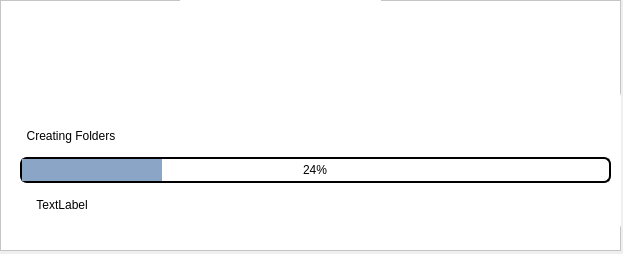
<?xml version="1.0" encoding="UTF-8"?>
<ui version="4.0">
 <class>MainWindow</class>
 <widget class="QMainWindow" name="MainWindow">
  <property name="geometry">
   <rect>
    <x>0</x>
    <y>0</y>
    <width>623</width>
    <height>254</height>
   </rect>
  </property>
  <property name="windowTitle">
   <string>Photo Organizer</string>
  </property>
  <widget class="QWidget" name="centralwidget">
   <widget class="QFrame" name="frame">
    <property name="geometry">
     <rect>
      <x>0</x>
      <y>0</y>
      <width>621</width>
      <height>251</height>
     </rect>
    </property>
    <property name="styleSheet">
     <string notr="true">background-color: rgb(255, 255, 255);</string>
    </property>
    <property name="frameShape">
     <enum>QFrame::StyledPanel</enum>
    </property>
    <property name="frameShadow">
     <enum>QFrame::Raised</enum>
    </property>
    <widget class="QFrame" name="frame_2">
     <property name="geometry">
      <rect>
       <x>10</x>
       <y>90</y>
       <width>611</width>
       <height>141</height>
      </rect>
     </property>
     <property name="styleSheet">
      <string notr="true">border: 1.5px solid white;
border-radius: 7;
background-color: white;</string>
     </property>
     <property name="frameShape">
      <enum>QFrame::StyledPanel</enum>
     </property>
     <property name="frameShadow">
      <enum>QFrame::Raised</enum>
     </property>
     <widget class="QWidget" name="verticalLayoutWidget">
      <property name="geometry">
       <rect>
        <x>10</x>
        <y>30</y>
        <width>591</width>
        <height>100</height>
       </rect>
      </property>
      <layout class="QVBoxLayout" name="verticalLayout">
       <item>
        <widget class="QLabel" name="label">
         <property name="styleSheet">
          <string notr="true">border:none;
font: 22pt &quot;Akshar&quot;;
color:black;</string>
         </property>
         <property name="text">
          <string>  Creating Folders</string>
         </property>
        </widget>
       </item>
       <item>
        <widget class="QProgressBar" name="pBar">
         <property name="styleSheet">
          <string notr="true">QProgressBar{
color: rgb(0,0,0);
	font: 75 12pt &quot;Georgia&quot;;
gridline-color: rgb(255, 0, 0);
background-color: rgb(255, 255, 255);
text-align:center;
border-color: black;
}

QProgressBar::chunk
{
	background-color:#8ba5c6
}
</string>
         </property>
         <property name="value">
          <number>24</number>
         </property>
        </widget>
       </item>
       <item>
        <widget class="QLabel" name="iLabel">
         <property name="styleSheet">
          <string notr="true">border: none;
font: 22pt &quot;Akshar&quot;;
color:black;</string>
         </property>
         <property name="text">
          <string>     TextLabel</string>
         </property>
        </widget>
       </item>
      </layout>
     </widget>
    </widget>
    <widget class="QLabel" name="label_2">
     <property name="geometry">
      <rect>
       <x>180</x>
       <y>-30</y>
       <width>201</width>
       <height>101</height>
      </rect>
     </property>
     <property name="text">
      <string>&lt;html&gt;&lt;head/&gt;&lt;body&gt;&lt;p&gt;&lt;img src=&quot;:/newPrefix/resources/dino-logo-resized.jpg&quot;/&gt;&lt;/p&gt;&lt;/body&gt;&lt;/html&gt;</string>
     </property>
    </widget>
   </widget>
  </widget>
 </widget>
 <resources/>
 <connections/>
</ui>
